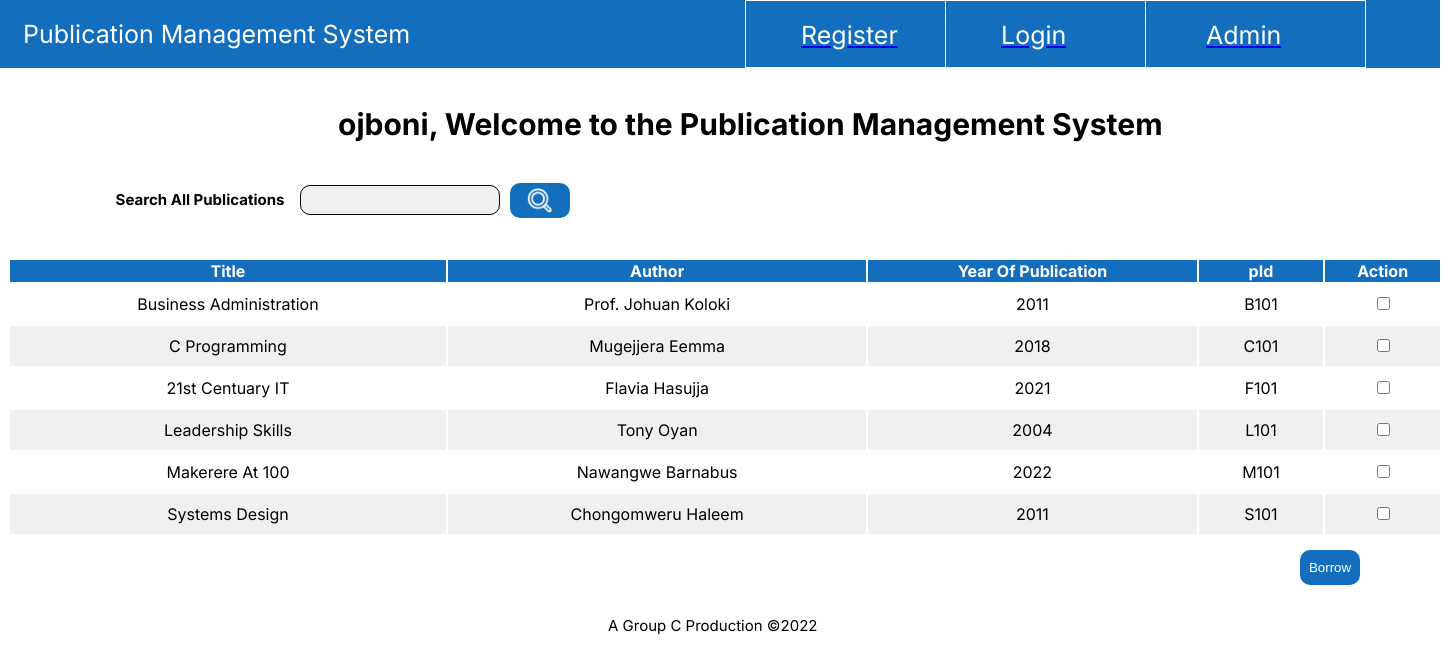
The app's page /index.php (signed in) with its own data.
### tables this page shows
CREATE TABLE IF NOT EXISTS `Publisher` (
  `pId` varchar(25) NOT NULL,
  `title` varchar(50) NOT NULL,
  `author` varchar(50) NOT NULL,
  `yop` int(4) NOT NULL,
  PRIMARY KEY (`pId`)
);

### index.php (the view, shortened to what this page needs)
<?php
include 'core.php';
$sql = "SELECT * from Publisher";
$result=$conn->prepare($sql);
$result->execute();
?>
<!DOCTYPE html>
<html lang="en">
<head>
    <link rel="stylesheet" href="index.css">
</head>
<body>
    <div class="indexContainer">
        <ul>
            <li class="mainTitleIndex">Publication Management System</li>
            <div class="linkBox1">
                <a href="pms.php">
                    <li class="linkText1">Register</li>
                </a>
            </div>
            <div class="linkBox2">
                <a href="signin.php">
                    <li class="linkText2">Login</li>
                </a>
            </div>
            <div class="linkBox3"> </a>
                <a href="adminlogin.php">
                    <li class="linkText3">Admin</li>
                </a>
            </div>
        </ul>
    </div>
    <h1>
        <?php if (isset($_SESSION['username'])) { echo $_SESSION['username'];
        }?>, Welcome to the Publication Management System</h1>
    <h3>Search All Publications</h3>
    <form action="search.php" method="post">
        <input type="text" name="searchbox" class="search">
        <input type="submit" value="" id="searchButton" name="search">
    </form>
    <div>
        <form method="post" action="core.php">
            <table class="indexTable">
                <thead>
                    <tr>
                        <th>Title</th>
                        <th>Author</th>
                        <th>Year Of Publication</th>
                        <th>pId</th>
                        <th>Action</th>
                    </tr>
                </thead>
                <tbody>
                    <?php while ($list=$result->fetch(PDO::FETCH_ASSOC)) { ?>
                    <tr>
                        <td>
                            <?php echo $list['title']; ?>
                        </td>
                        <td>
                            <?php echo $list['author']; ?>
                        </td>
                        <td>
                            <?php echo $list['yop']; ?>
                        </td>
                        <td>
                            <?php echo $list['pId']; ?>
                        </td>
                        <td>
                            <input type="checkbox" name="checkbox[]" value="<?php echo $list['pId']; ?>">
                        </td>
                    </tr>
                    <?php } ?>
                </tbody>
            </table>
            <button type="submit" id="borrowButton" name="borrow">Borrow</button>
        </form>
    </div>
    <footer>A Group C Production ©2022</footer>
</body>
</html>

### index.css (style rules this page uses)
body { overflow-y: hidden; overflow-x: hidden; }
.indexContainer { position: absolute; width: 1440px; height: 68px; left: 0px; top: 0px; background: #146EBE; }
.mainTitleIndex { list-style-type: none; position: absolute; width: 400px; height: 54px; left: 23px; top: 7px; font-family: 'Inter'; font-style: normal; font-weight: 400; font-size: 25px; line-height: 54px; color: #FFFFFF; }
.linkBox1 { box-sizing: border-box; position: absolute; width: 221px; height: 68px; left: 745px; top: 0px; background: #146EBE; border: 1px solid #FFFFFF; }
.linkText1 { list-style-type: none; width: 132px; height: 39px; left: 1113px; top: 27px; padding-left: 55px; padding-top: 15px; font-family: 'Inter'; font-style: normal; font-weight: 400; font-size: 25px; line-height: 39px; color: #FFFFFF; }
.linkBox2 { box-sizing: border-box; position: absolute; width: 221px; height: 68px; left: 945px; top: 0px; background: #146EBE; border: 1px solid #FFFFFF; }
.linkText2 { list-style-type: none; width: 87px; height: 39px; left: 1355px; top: 27px; padding-left: 55px; padding-top: 15px; font-family: 'Inter'; font-style: normal; font-weight: 400; font-size: 25px; line-height: 39px; color: #FFFFFF; }
.linkBox3 { box-sizing: border-box; position: absolute; width: 221px; height: 68px; left: 1145px; top: 0px; background: #146EBE; border: 1px solid #FFFFFF; }
.linkText3 { list-style-type: none; width: 102px; height: 39px; left: 1555px; top: 27px; padding-left: 60px; padding-top: 15px; font-family: 'Inter'; font-style: normal; font-weight: 400; font-size: 25px; line-height: 39px; color: #FFFFFF; }
h1 { position: absolute; width: 1052px; height: 48px; left: 338px; top: 80px; font-family: 'Inter'; font-style: normal; font-weight: 700; font-size: 30px; line-height: 48px; color: #000000; }
h3 { position: absolute; width: 296px; height: 29px; left: 52px; top: 170px; font-family: 'Inter'; font-style: normal; font-weight: 700; font-size: 15px; line-height: 29px; text-align: center; color: #000000; }
.search { box-sizing: border-box; position: absolute; width: 200px; height: 30px; left: 300px; top: 185px; background: #F0F0F0; border: 1px solid #000000; border-radius: 10px; }
#searchButton { position: absolute; width: 60px; height: 35px; left: 510px; top: 183px; background: #146EBE; border-radius: 10px; border-color: #146EBE; border-width: 0; background-image: url(search_icon.png); background-repeat: no-repeat; background-position: center center; background-size:30px; }
#borrowButton { background-color: #146EBE; border-radius: 10px; border-width: 0; color: white; position: absolute; width: 60px; height: 35px; left: 1300px; top: 550px; }
.indexTable { padding-top: 250px; width: 100%; font-family: 'Inter'; }
td { padding: 10px; text-align: center; }
tr:nth-child(even) { background-color: #F0F0F0; }
th { background-color: #146EBE; color: white; }
footer { width: 348px; height: 30px; left: 690px; top: 1052px; padding-top: 75px; padding-left: 600px; font-family: 'Inter'; font-style: normal; font-weight: 400; font-size: 15px; line-height: 30px; color: #000000; }
#searchButton { position: absolute; width: 60px; height: 35px; left: 510px; top: 183px; background: #146EBE; border-radius: 10px; border-color: #146EBE; border-width: 0; background-image: url(search_icon.png); background-repeat: no-repeat; background-position: center center; background-size: 30px; }

### records on screen
publisher: title "Business Administration", author "Prof. Johuan Koloki", yop "2011", pId "B101"
publisher: title "C Programming", author "Mugejjera Eemma", yop "2018", pId "C101"
publisher: title "21st Centuary IT", author "Flavia Hasujja", yop "2021", pId "F101"
publisher: title "Leadership Skills", author "Tony Oyan", yop "2004", pId "L101"
publisher: title "Makerere At 100", author "Nawangwe Barnabus", yop "2022", pId "M101"
publisher: title "Systems Design", author "Chongomweru Haleem", yop "2011", pId "S101"

### other values on screen
$_SESSION['username'] "ojboni"
